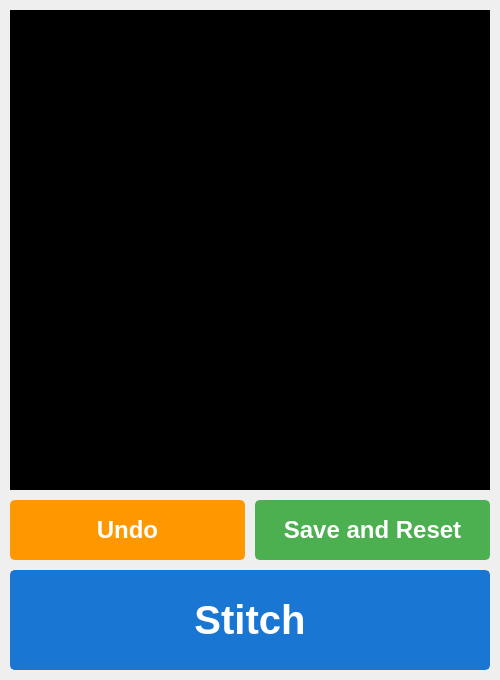
<?xml version="1.0" encoding="UTF-8"?>
<ui version="4.0">
 <class>Form</class>
 <widget class="QWidget" name="Form">
  <property name="geometry">
   <rect>
    <x>0</x>
    <y>0</y>
    <width>500</width>
    <height>680</height>
   </rect>
  </property>
  <property name="windowTitle">
   <string>Form</string>
  </property>
  <widget class="QLabel" name="label">
   <property name="geometry">
    <rect>
     <x>10</x>
     <y>10</y>
     <width>480</width>
     <height>480</height>
    </rect>
   </property>
   <property name="styleSheet">
    <string notr="true">background-color: black;
</string>
   </property>
   <property name="text">
    <string/>
   </property>
  </widget>
  <widget class="QPushButton" name="button_undo">
   <property name="geometry">
    <rect>
     <x>10</x>
     <y>500</y>
     <width>235</width>
     <height>60</height>
    </rect>
   </property>
   <property name="styleSheet">
    <string notr="true">QPushButton {
    background-color: #FF9800; /* 默认背景颜色，橘色 */
    color: white;              /* 字体颜色，白色 */
    border: 2px solid #FF9800; /* 边框颜色 */
    border-radius: 5px;        /* 圆角 */
    padding: 10px 20px;        /* 内边距 */
    font-size: 24px;
    font-weight: bold;
}

QPushButton:hover {
    background-color: #FB8C00; /* 鼠标悬停时的背景颜色，稍深的橘色 */
}

QPushButton:pressed {
    background-color: #F57C00; /* 按钮被点击时的背景颜色，深橘色 */
}

QPushButton:checked {
    background-color: #EF6C00; /* 按钮选中时的背景颜色，金橘色 */
}
</string>
   </property>
   <property name="text">
    <string>Undo</string>
   </property>
  </widget>
  <widget class="QPushButton" name="button_reset">
   <property name="geometry">
    <rect>
     <x>255</x>
     <y>500</y>
     <width>235</width>
     <height>60</height>
    </rect>
   </property>
   <property name="styleSheet">
    <string notr="true">QPushButton {
    background-color: #4CAF50; /* 默认背景颜色 */
    color: white;              /* 字体颜色 */
    border: 2px solid #4CAF50; /* 边框颜色 */
    border-radius: 5px;        /* 圆角 */
    padding: 10px 20px;        /* 内边距 */
	font-size: 24px
;
	font-weight: bold;
}

QPushButton:hover {
    background-color: #45a049; /* 鼠标悬停时的背景颜色 */
}

QPushButton:pressed {
    background-color: #388e3c; /* 按钮被点击时的背景颜色 */
}

QPushButton:checked {
    background-color: #2c6f2f; /* 按钮选中时的背景颜色 */
}
</string>
   </property>
   <property name="text">
    <string>Save and Reset</string>
   </property>
  </widget>
  <widget class="QPushButton" name="button_stitch">
   <property name="geometry">
    <rect>
     <x>10</x>
     <y>570</y>
     <width>480</width>
     <height>100</height>
    </rect>
   </property>
   <property name="styleSheet">
    <string notr="true">QPushButton {
    background-color: #1976D2; /* 默认背景颜色，深蓝色 */
    color: white;              /* 字体颜色，白色 */
    border: 2px solid #1976D2; /* 边框颜色 */
    border-radius: 5px;        /* 圆角 */
    padding: 10px 20px;        /* 内边距 */
    font-size: 40px;
    font-weight: bold;
}

QPushButton:hover {
    background-color: #1565C0; /* 鼠标悬停时的背景颜色，稍深的蓝色 */
}

QPushButton:pressed {
    background-color: #0D47A1; /* 按钮被点击时的背景颜色，深蓝色 */
}

QPushButton:checked {
    background-color: #0A3C6E; /* 按钮选中时的背景颜色，极深蓝色 */
}
</string>
   </property>
   <property name="text">
    <string>Stitch</string>
   </property>
   <property name="shortcut">
    <string>Return</string>
   </property>
  </widget>
 </widget>
 <resources/>
 <connections/>
</ui>
